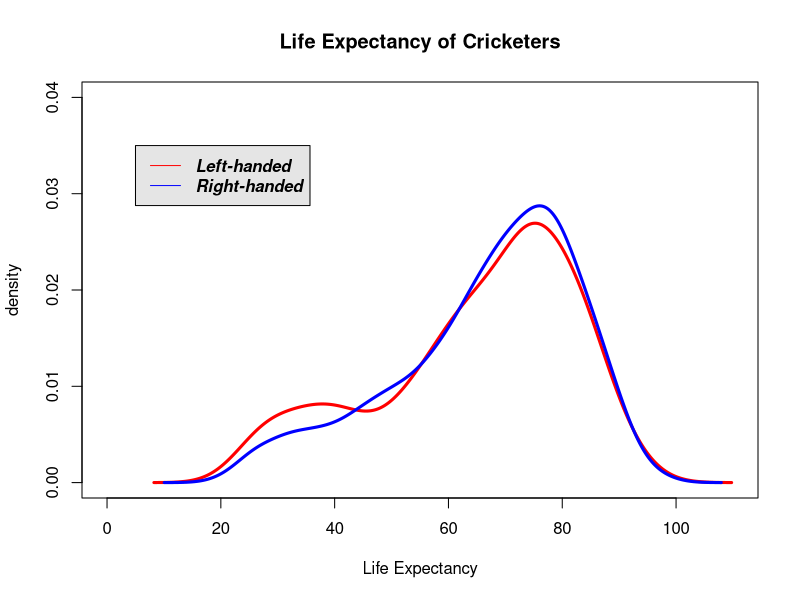

Recreate this plot in R.
# An example of a two-sample t-test using the cricketer data set.

data <- read.csv("cricketer.csv")
# taken from
# https://vincentarelbundock.github.io/Rdatasets/datasets.html
str(data)
# There are 5960 rows of both living and dead cricketers.  We wish to 
# filter out those still alive.

sub1 <- data[data$dead == 1,]    # only rows with dead = 1 (dead)
str(sub1)					  # there are 3387 rows.

# We now create a vector for left handed cricketers as well as a vector
# for right handed cricketers.

left <- sub1[sub1$left=="left",4] #life-expectancy for left handers
right <- sub1[sub1$left=="right",4] #life-expectancy for right handers

length(left)			#nl=632		
length(right)			#nr=2755
length(left)+length(right)   # nl+nr = 3387

# Test for equal variance

var.test(left,right)

# They are not the same.  Thus we opt for Welch's two-sample t-test

t.test(left,right)

# The result is significant at the .05 level.  Right handers live longer.

# We visualize the data.

plot(1,-1,ylim=c(0,.04),xlim=c(0,110),main="Life Expectancy of Cricketers",
xlab="Life Expectancy",ylab="density")
lines(density(left),col="red",lwd=3)
lines(density(right),col="blue",lwd=3)
legend(5, 0.035, legend=c("Left-handed", "Right-handed"),
col=c("red", "blue"), text.font=4, bg='gray90',lty=c(1,1,1))

# It is obvious that there is a spike in mortality for younger left-handed
# cricket players.  

# An article using this data set is found at the following site.
# https://www.ncbi.nlm.nih.gov/pmc/articles/PMC2542664/
